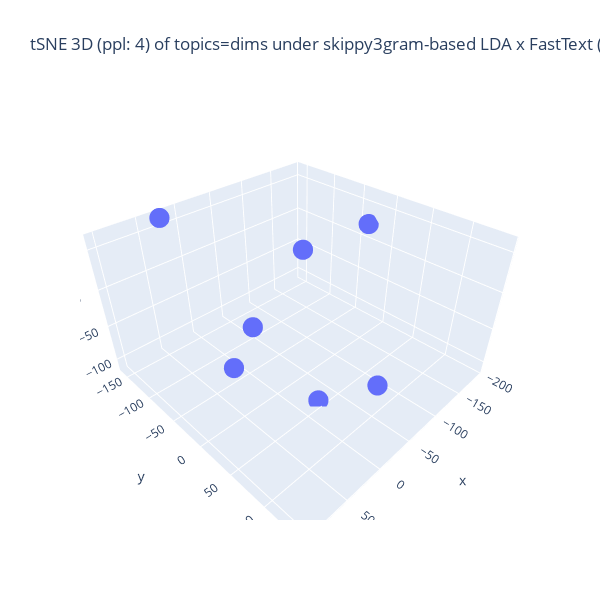

This figure's notebook cell:
### Code cell
%%capture --no-display

## Plotlyを使って tSNE の結果の可視化 (3D)
import numpy as np
import plotly.graph_objects as go

## 変数の指定
d1, d2, d3 = topic_tsne_3d[:,0], topic_tsne_3d[:,1], topic_tsne_3d[:,2]
fig = go.Figure(data = [go.Scatter3d(x = d1, y = d2, z = d3,
                                     mode = 'markers', marker = dict(size = 7)) ])

## 3D 散布図にラベルを追加する処理は未実装
if use_FastText:
    if use_LDA:
        title_val = f"tSNE 3D (ppl: {top_perplexity_val}) of topics=dims under {term_type}-based LDA x FastText ({n_topics} dims=topics)"
    else:
        title_val = f"tSNE 3D (ppl: {top_perplexity_val}) of dims under FastText ({n_topics} dims=topics)"
else:
    title_val = f"tSNE 3D (ppl: {top_perplexity_val}) of topics {term_type}-based LDA ({n_topics} topics)"
#
fig.update_layout(title = dict(text = title_val),
                  autosize = False, width = 600, height = 600,)
fig.show()

### Figure 1 — Plotly figure (JSON) as saved in the notebook; plotly's stock layout.template omitted (floating-point values rounded to 4 significant figures)
{"data": [{"marker": {"size": 7}, "mode": "markers", "type": "scatter3d", "x": [-18.83, -191.9, -21.79, 100.5, 26.74, -49.31, 9.573], "y": [-62.55, -32.62, 44.27, 60.02, -158.6, -8.423, 141.2], "z": [-63.41, 23.63, -112.1, 24.09, 62.53, 50.84, -2.187]}], "layout": {"autosize": false, "height": 600, "title": {"text": "tSNE 3D (ppl: 4) of topics=dims under skippy3gram-based LDA x FastText (7 dims=topics)"}, "width": 600}}
